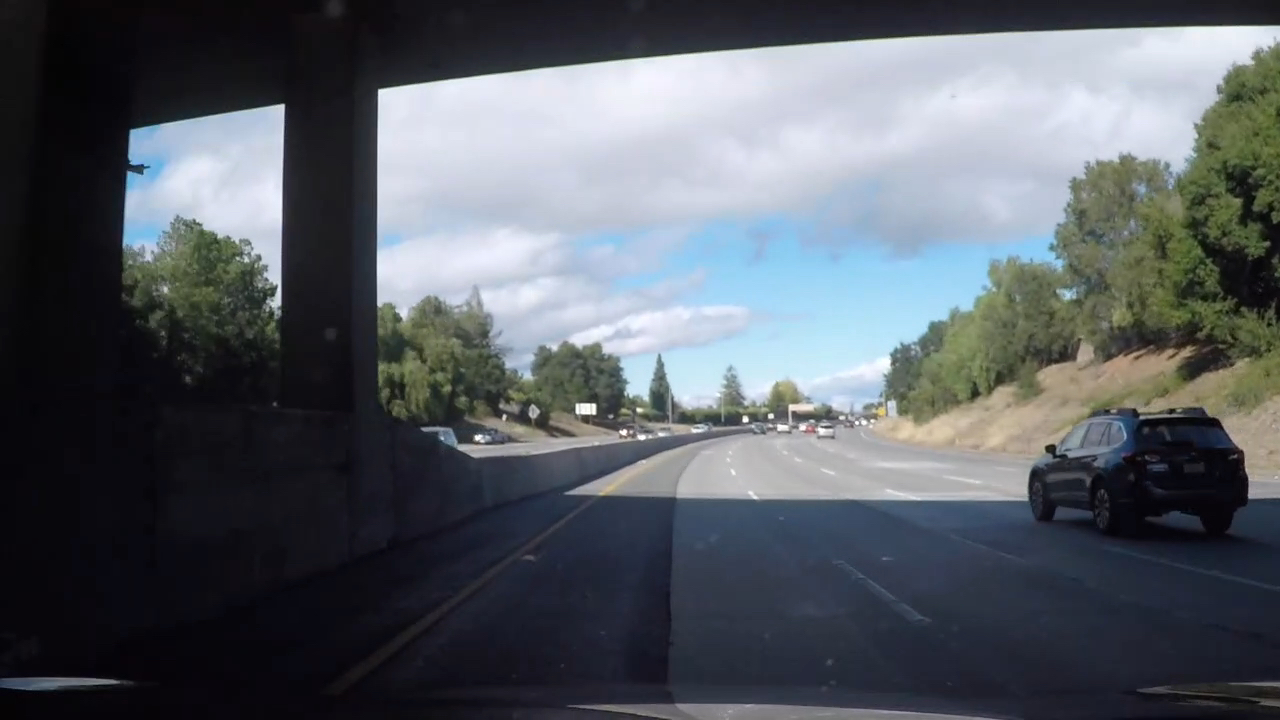
#> input picture test_images/test9.jpg, 1280 x 720 px
$ jupyter execute main_lane_markings_22.ipynb   (shell and % lines are left out)   (older library calls are emulated)
#> lines starting #> are read from the running program, lines starting #| are printed output that depends on the picture
[cell 1]
#importing some useful packages
import matplotlib.pyplot as plt
import matplotlib.image as mpimg
import numpy as np
import cv2
import os
import pickle
from scipy.interpolate import UnivariateSpline

# Import everything needed to edit/save/watch video clips
from moviepy.editor import VideoFileClip
from IPython.display import HTML
pi = 3.14159
with open('dist_pickle.p', mode='rb') as f:
#> (reads dist_pickle.p from the repository)
    dist_pickle = pickle.load(f)
mtx_camera = dist_pickle['mtx']
dist_camera = dist_pickle['dist']

[cell 2]
#reading in an image
image = mpimg.imread('test_images/test9.jpg')
#> image is the input picture: shape (720, 1280, 3); mean R, G, B 88.1, 93.5, 100.1

plt.imshow(image);  #call as plt.imshow(gray, cmap='gray') to show a grayscaled image
#> (this line was passed over: IPython is not available in this run)
plt.axis('off');
#> (this line was passed over: IPython is not available in this run)

[cell 3]
kernel_size = 5

# [8 lines left out: function draw_pw_lines, not called in this run]


def undistort_image(img, mtx, dist):
    undist_img = cv2.undistort(img, mtx, dist, None, mtx)
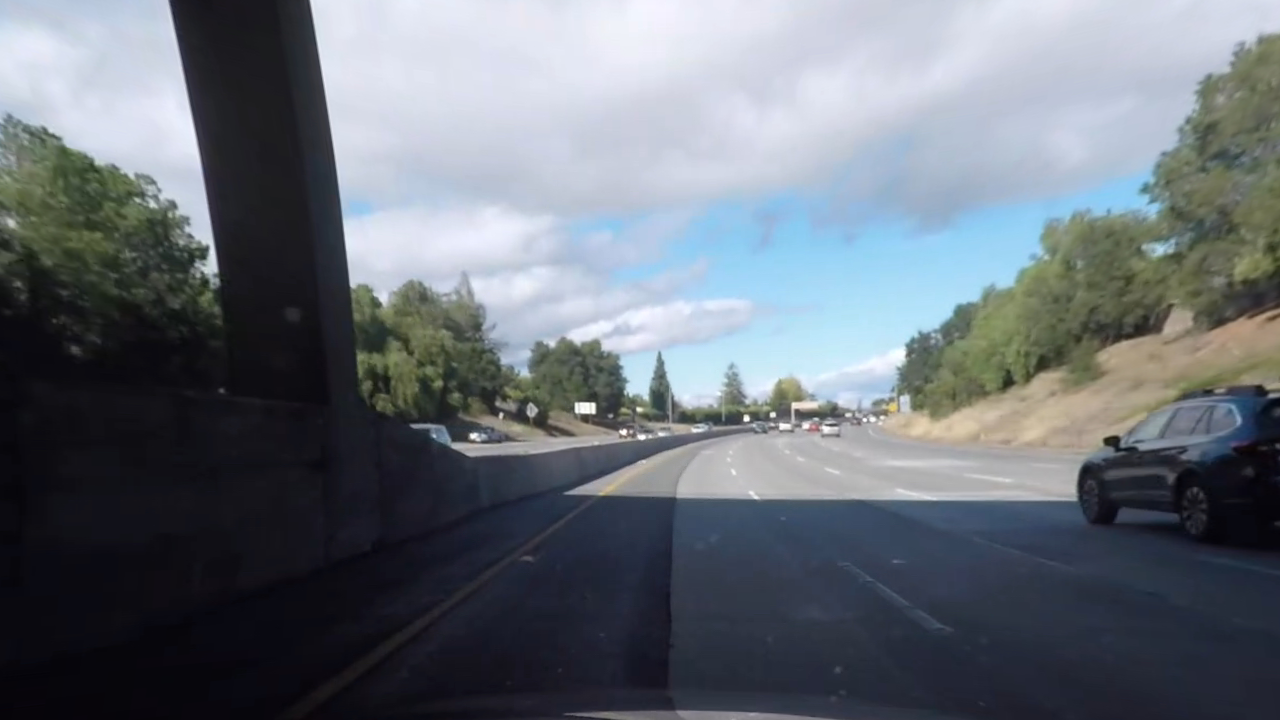
#> undist_img: shape (720, 1280, 3); mean R, G, B 104.6, 111.3, 119.3
    return undist_img
def gaussian_blur(img, kernel=5):
    blur = cv2.GaussianBlur(img,(kernel,kernel),0)
    return blur

# [60 lines left out: functions abs_sobel_thresh, mag_thresh, dir_threshold, GaussianC_Adaptive_Threshold, warp_image, sobel_combined, not called in this run]


def color_mask(hsv,low,high):
    mask = cv2.inRange(hsv, low, high)
    return mask

# [10 lines left out: functions apply_color_mask, moving_average, not called in this run]

[cell 4]
# [9 lines left out: function pipeline_process, not called in this run]

[cell 5]
image_ud = undistort_image(image, mtx_camera , dist_camera )

[cell 6]
plt.figure(figsize=(10,2))
#> (this line was passed over: IPython is not available in this run)
plt.subplot(1,3,1)
#> (this line was passed over: IPython is not available in this run)
plt.imshow(image)
#> (this line was passed over: IPython is not available in this run)
plt.axis('off');
#> (this line was passed over: IPython is not available in this run)
plt.title('original')
#> (this line was passed over: IPython is not available in this run)
